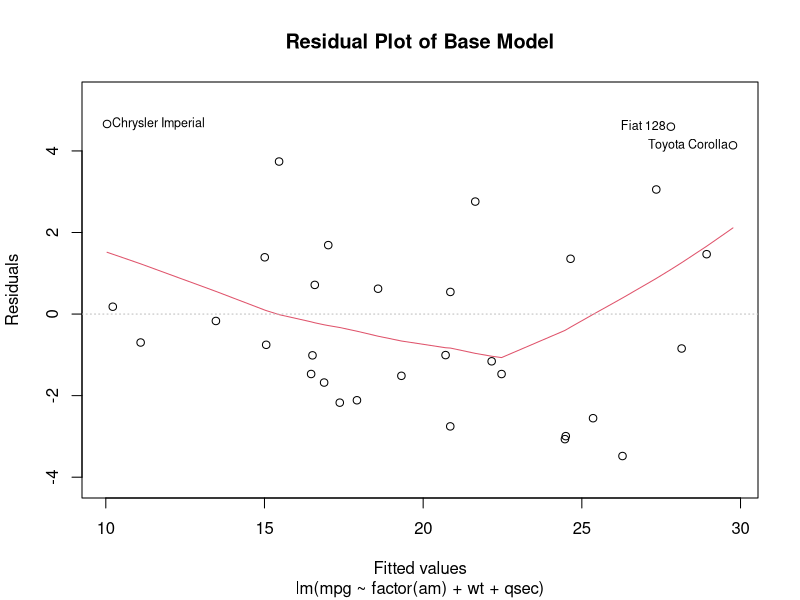

This figure's R source:
## ---- chunk 1
knitr::opts_chunk$set(echo = TRUE)
## ---- chunk 2
data("mtcars")
baseFit <- lm(mpg~factor(am)+wt+qsec,data=mtcars)
summary(baseFit)
## ---- chunk 3
plot(baseFit, which=c(1:1), title("Residual Plot of Base Model"))
## ---- chunk 4
allInFit <- lm(mpg~cyl+disp+hp+drat+wt+qsec+factor(vs)+factor(am)+gear+carb,data=mtcars)
anova(baseFit,allInFit)
